Frame 1 (no input): blank canvas, image omitted
Frame 60 (no input): blank canvas, image omitted
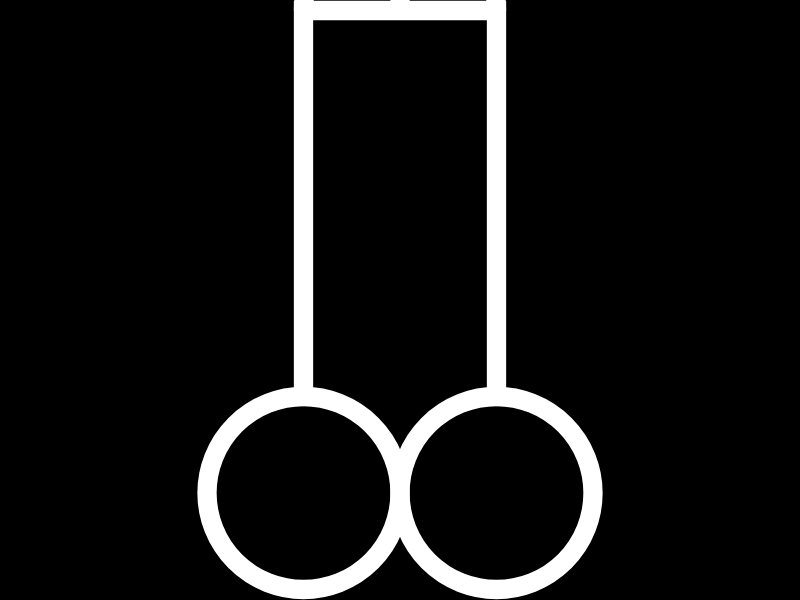
Frame 120 (the mouse pressed at the canvas centre since frame 60)

The p5.js sketch whose frames 1 and 60 were blank and that drew this single picture after the mouse press (run headless with seeded random() and noise() and a simulated clock; from frame 60 on, the mouse is pressed at the canvas centre):

// p5.js sketch
// ── sketch.js
cockTimerIsOn = false;
cockTimer = 0.0;
cockScale = 1;
var background;
var multipleCocks;
var cockRotation;

function setup() {
  width = screen.height;
  height = screen.width;
  createCanvas(height, width);
  frameRate = 120;
  multipleCocks = createGraphics(width, height);
  background = createGraphics(width, height);
  background.background(0);
  noCursor();
}


function draw() {
  if(cockTimerIsOn == true) {
    cockTimer += 0.01
    cockScale += cockTimer
  }  
  image(background, 0, 0)
  image(multipleCocks, 0, 0, )
  cursorPenisDraw(mouseX,mouseY,cockScale);
}


function penisDraw(x,y,scale) {
  multipleCocks.stroke(0);
  multipleCocks.strokeWeight(scale);
  multipleCocks.fill(random(0,255),random(0,255),random(0,255));
  multipleCocks.arc(x, y - 15*scale, 10*scale, 10*scale, PI, 2 * PI);
  multipleCocks.beginShape();
  multipleCocks.vertex(x + 5*scale, y + 10*scale);
  multipleCocks.vertex(x + 5*scale, y - 15*scale);
  multipleCocks.vertex(x, y - 15*scale);
  multipleCocks.vertex(x, y - 20*scale);
  multipleCocks.vertex(x, y - 15*scale);
  multipleCocks.vertex(x - 5*scale,  y - 15*scale);
  multipleCocks.vertex(x - 5*scale, y + 10*scale);
  multipleCocks.endShape();
  multipleCocks.circle(x + 5*scale, y + 10*scale, 10*scale);
  multipleCocks.circle(x - 5*scale, y + 10*scale, 10*scale);
}

function mousePressed() {
  cockTimerIsOn = true;
}

function mouseReleased() {
  cockTimerIsOn = false;
  penisDraw(mouseX,mouseY,cockScale);
  cockScale = 1;
  cockTimer = 0;
}

function cursorPenisDraw(x,y,scale) {
  stroke(255);
  strokeWeight(scale);
  noFill();
  arc(x, y - 15*scale, 10*scale, 10*scale, PI, 2 * PI);
  beginShape();
  vertex(x + 5*scale, y + 5*scale);
  vertex(x + 5*scale, y - 15*scale);
  vertex(x, y - 15*scale);
  vertex(x, y - 20*scale);
  vertex(x, y - 15*scale);
  vertex(x - 5*scale,  y - 15*scale);
  vertex(x - 5*scale, y + 5*scale);
  endShape();
  circle(x + 5*scale, y + 10*scale, 10*scale);
  circle(x - 5*scale, y + 10*scale, 10*scale);
}
